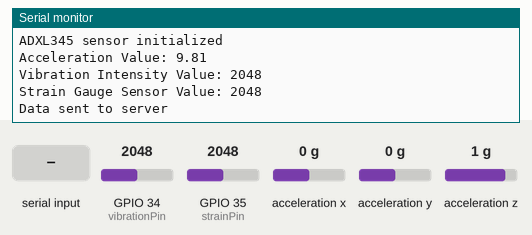
A sketch run on a simulated ESP32. Parts: the last lines printed to the serial monitor. Inputs (shaded band) come from the test bench; at power-on: acceleration x 0 g, GPIO 34 (vibrationPin) = 2048, GPIO 35 (strainPin) = 2048, acceleration y 0 g, acceleration z 1 g. WiFi joins after 1.5 s; servers stay silent unless stated.

Above: at 3.2 s.
3.3 s: "1" received over Serial
At 5.37 s:
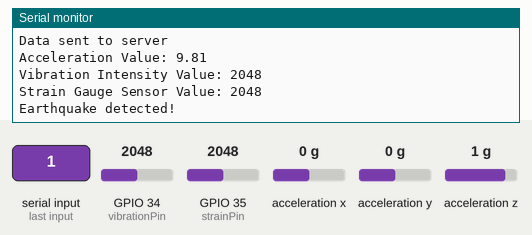
7.4 s: "0" received over Serial
At 8.57 s:
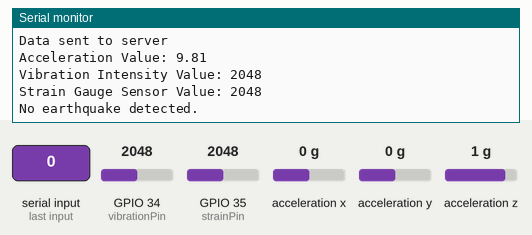
11.5 s: acceleration x set to -1.4 g
At 11.78 s:
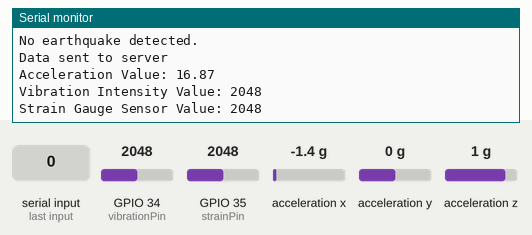
15.6 s: GPIO 34 (vibrationPin) set to 2866
At 19.1 s:
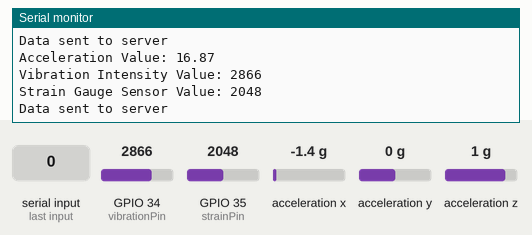
19.7 s: GPIO 35 (strainPin) set to 2866
At 22.8 s:
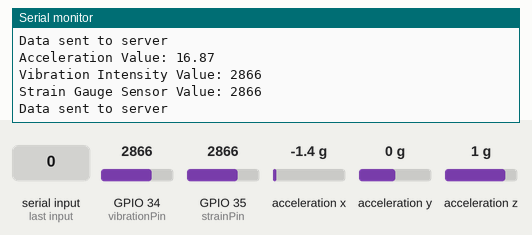
23.8 s: acceleration y set to -1.4 g
At 24.6 s:
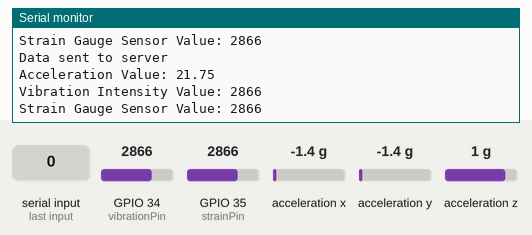
Timing chart, 0 to 26.8 s (numbered marks = the images above; inputs shaded):
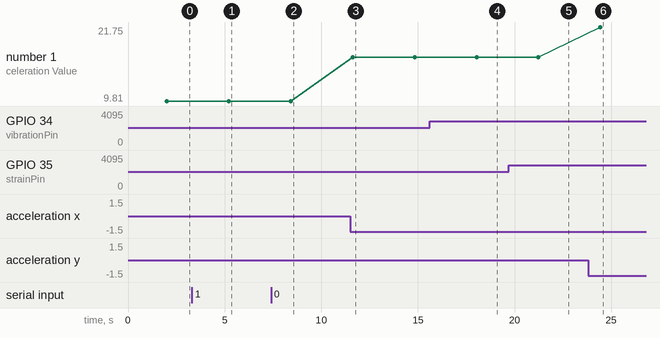

Measured:
- after the input at 3.3 s, the serial monitor: prints a new line after 1.9 s (image 1)
- after the input at 7.4 s, the serial monitor: prints a new line after 1.0 s (image 2)
- after the input at 11.5 s, the serial monitor: prints a new line after 0.12 s (image 3)
- after the input at 15.6 s, the serial monitor: prints a new line after 2.4 s (image 4)
- after the input at 19.7 s, the serial monitor: prints a new line after 1.5 s (image 5)
- after the input at 23.8 s, the serial monitor: prints a new line after 0.64 s (image 6)
- plotted number 1: 9.81 → 16.87 after the input at 11.5 s, 16.87 → 21.75 after the input at 23.8 s

The sketch:

code1.ino
```cpp
#include <Wire.h>
#include <Adafruit_Sensor.h>
#include <Adafruit_ADXL345_U.h>
#include <WiFi.h>
#include <HTTPClient.h>

const char *ssid = "Iphone 14";
const char *password = "0987654321";
const String serverAddress = "127.0.0.1";
const int serverPort = 5100;

Adafruit_ADXL345_Unified accel = Adafruit_ADXL345_Unified();

const int strainPin = 35;
const int vibrationPin = 34;

String device_id = "ab010";

WiFiClient client;

float latitude = 10.8279;
float longitude = 77.0605;

void setup() {
  Serial.begin(115200);
  WiFi.begin(ssid, password);
  Serial.print("Connecting to Wi-Fi");
  while (WiFi.status() != WL_CONNECTED) {
    delay(1000);
    Serial.print(".");
  }
  Serial.println("Connected to Wi-Fi");

  if (!accel.begin()) {
    Serial.println("No ADXL345 detected");
    while (1);
  }
  Serial.println("ADXL345 sensor initialized");

  pinMode(strainPin, INPUT);
  pinMode(vibrationPin, INPUT);
}

void loop() {
  sensors_event_t event;
  accel.getEvent(&event);

  int strainValue = analogRead(strainPin);
  int vibrationIntensity = analogRead(vibrationPin);

  float acceleration = sqrt(pow(event.acceleration.x, 2) + pow(event.acceleration.y, 2) + pow(event.acceleration.z, 2));

  Serial.print("Acceleration Value: ");
  Serial.println(acceleration);

  Serial.print("Vibration Intensity Value: ");
  Serial.println(vibrationIntensity);

  Serial.print("Strain Gauge Sensor Value: ");
  Serial.println(strainValue);

  if (Serial.available() > 0) {
    char receivedData = Serial.read();

    if (receivedData == '1') {
      Serial.println("Earthquake detected!");
    } else if (receivedData == '0') {
      Serial.println("No earthquake detected.");
    }
  }

  sendDataToServer(acceleration, vibrationIntensity, strainValue);

  delay(2000);
}

void sendDataToServer(float acceleration, int vibrationIntensity, int strainValue) {
  if (client.connect(serverAddress.c_str(), serverPort)) {
    String payload = "{\"device_id\":\"" + device_id + "\",\"latitude\":" + String(latitude) +
                     ",\"longitude\":" + String(longitude) + ",\"acceleration\":" + String(acceleration) +
                     ",\"vibrationIntensity\":" + String(vibrationIntensity) + ",\"strain\":" + String(strainValue) + "}";

    client.print("POST /api/data HTTP/1.1\r\n");
    client.print("Host: ");
    client.print(serverAddress);
    client.print("\r\n");
    client.print("Content-Type: application/json\r\n");
    client.print("Content-Length: ");
    client.print(payload.length());
    client.print("\r\n\r\n");
    client.print(payload);

    Serial.println("Data sent to server");
  } else {
    Serial.println("Connection to server failed");
  }

  client.stop();
  delay(1000);
}
```
